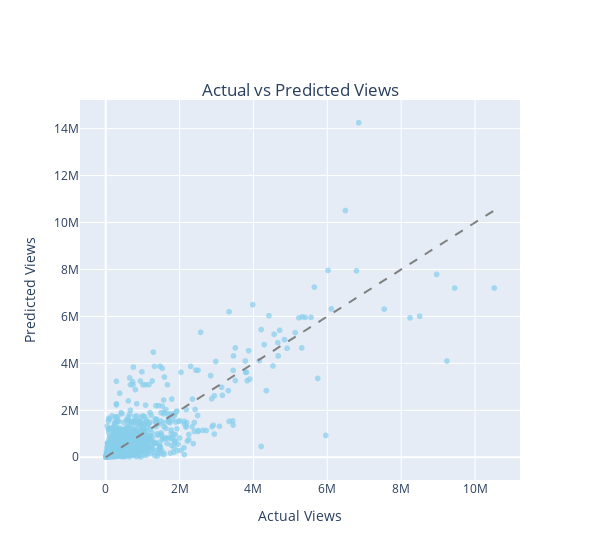

Write notebook code for a chart like this one.
### Markdown cell above
### 實際值vs預測值

### Code cell
import plotly.express as px

# Assuming y_test and y_pred are already defined
fig = px.scatter(x=y_test, y=y_pred, labels={'x': 'Actual Views', 'y': 'Predicted Views'},
                 title='Actual vs Predicted Views', width=600, color_discrete_sequence=['#87ceeb'], opacity=0.7)
fig.add_shape(type='line', 
              x0=y_test.min(), y0=y_test.min(), 
              x1=y_test.max(), y1=y_test.max(),
              line=dict(color='gray', dash='dash'))
fig.update_layout(
    title={
        'y':0.85,  # 標題在垂直方向的位置
        'x':0.5,  # 標題在水平方向的位置
        'xanchor': 'center',  # 確保標題的中心在 x 的位置
        'yanchor': 'top'      # 確保標題的底部在 y 的位置
    })

fig.show()

### Figure 1 — Plotly figure (JSON) as saved in the notebook; plotly's stock layout.template omitted (floating-point values rounded to 4 significant figures; data arrays with more than 128 entries replaced by an {"elided": "..."} marker saying what was removed)
{"data": [{"hovertemplate": "Actual Views=%{x}<br>Predicted Views=%{y}<extra></extra>", "legendgroup": "", "marker": {"color": "#87ceeb", "opacity": 0.7, "symbol": "circle"}, "mode": "markers", "name": "", "showlegend": false, "type": "scattergl", "x": {"elided": "1973 int values"}, "xaxis": "x", "y": {"elided": "1973 int values"}, "yaxis": "y"}], "layout": {"legend": {"tracegroupgap": 0}, "shapes": [{"line": {"color": "gray", "dash": "dash"}, "type": "line", "x0": 1459, "x1": 10520000, "y0": 1459, "y1": 10520000}], "title": {"text": "Actual vs Predicted Views", "x": 0.5, "xanchor": "center", "y": 0.85, "yanchor": "top"}, "width": 600, "xaxis": {"anchor": "y", "domain": [0, 1], "title": {"text": "Actual Views"}}, "yaxis": {"anchor": "x", "domain": [0, 1], "title": {"text": "Predicted Views"}}}}
